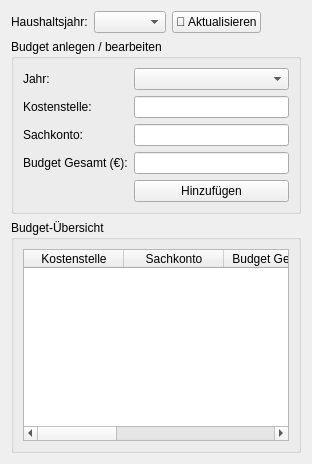
     <widget class="QWidget" name="tab_budget">
      <attribute name="title">
       <string>Haushaltsmittel</string>
      </attribute>
      <layout class="QVBoxLayout" name="verticalLayout_budget">
       <item>
        <layout class="QHBoxLayout" name="horizontalLayout_budget_filter">
         <item>
          <widget class="QLabel" name="label_budget_filter">
           <property name="text">
            <string>Haushaltsjahr:</string>
           </property>
          </widget>
         </item>
         <item>
          <widget class="QComboBox" name="budget_jahr_filter"/>
         </item>
         <item>
          <widget class="QPushButton" name="btn_refresh_budget">
           <property name="text">
            <string>🔄 Aktualisieren</string>
           </property>
          </widget>
         </item>
         <item>
          <spacer name="horizontalSpacer_budget">
           <property name="orientation">
            <enum>Qt::Horizontal</enum>
           </property>
           <property name="sizeHint" stdset="0">
            <size>
             <width>40</width>
             <height>20</height>
            </size>
           </property>
          </spacer>
         </item>
        </layout>
       </item>
       <item>
        <widget class="QGroupBox" name="group_budget_input">
         <property name="title">
          <string>Budget anlegen / bearbeiten</string>
         </property>
         <layout class="QGridLayout" name="gridLayout_budget_input">
          <item row="0" column="0">
           <widget class="QLabel" name="label_budget_jahr">
            <property name="text">
             <string>Jahr:</string>
            </property>
           </widget>
          </item>
          <item row="0" column="1">
           <widget class="QComboBox" name="budget_jahr"/>
          </item>
          <item row="1" column="0">
           <widget class="QLabel" name="label_budget_kst">
            <property name="text">
             <string>Kostenstelle:</string>
            </property>
           </widget>
          </item>
          <item row="1" column="1">
           <widget class="QLineEdit" name="budget_kst"/>
          </item>
          <item row="2" column="0">
           <widget class="QLabel" name="label_budget_sk">
            <property name="text">
             <string>Sachkonto:</string>
            </property>
           </widget>
          </item>
          <item row="2" column="1">
           <widget class="QLineEdit" name="budget_sk"/>
          </item>
          <item row="3" column="0">
           <widget class="QLabel" name="label_budget_betrag">
            <property name="text">
             <string>Budget Gesamt (€):</string>
            </property>
           </widget>
          </item>
          <item row="3" column="1">
           <widget class="QLineEdit" name="budget_betrag"/>
          </item>
          <item row="4" column="1">
           <widget class="QPushButton" name="btn_budget_save">
            <property name="text">
             <string>Hinzufügen</string>
            </property>
           </widget>
          </item>
         </layout>
        </widget>
       </item>
       <item>
        <widget class="QGroupBox" name="group_budget_table">
         <property name="title">
          <string>Budget-Übersicht</string>
         </property>
         <layout class="QVBoxLayout" name="verticalLayout_budget_table">
          <item>
           <widget class="QTableWidget" name="budget_table">
            <column>
             <property name="text">
              <string>Kostenstelle</string>
             </property>
            </column>
            <column>
             <property name="text">
              <string>Sachkonto</string>
             </property>
            </column>
            <column>
             <property name="text">
              <string>Budget Gesamt</string>
             </property>
            </column>
            <column>
             <property name="text">
              <string>Ist-Kosten</string>
             </property>
            </column>
            <column>
             <property name="text">
              <string>Verfügbar</string>
             </property>
            </column>
            <column>
             <property name="text">
              <string>Aktionen</string>
             </property>
            </column>
           </widget>
          </item>
         </layout>
        </widget>
       </item>
      </layout>
     </widget>
